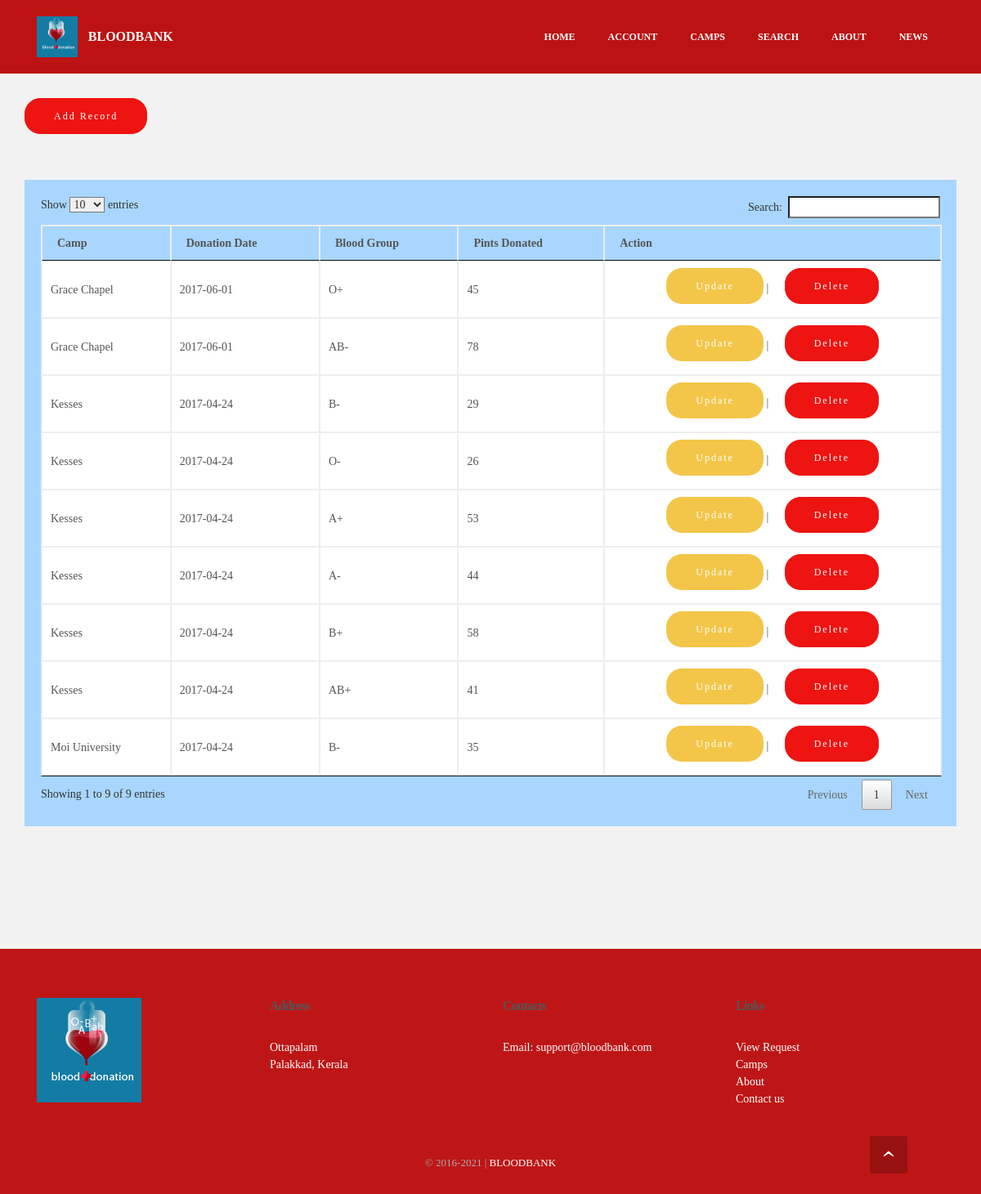
The app's page /admin/record.php (signed in), older data.
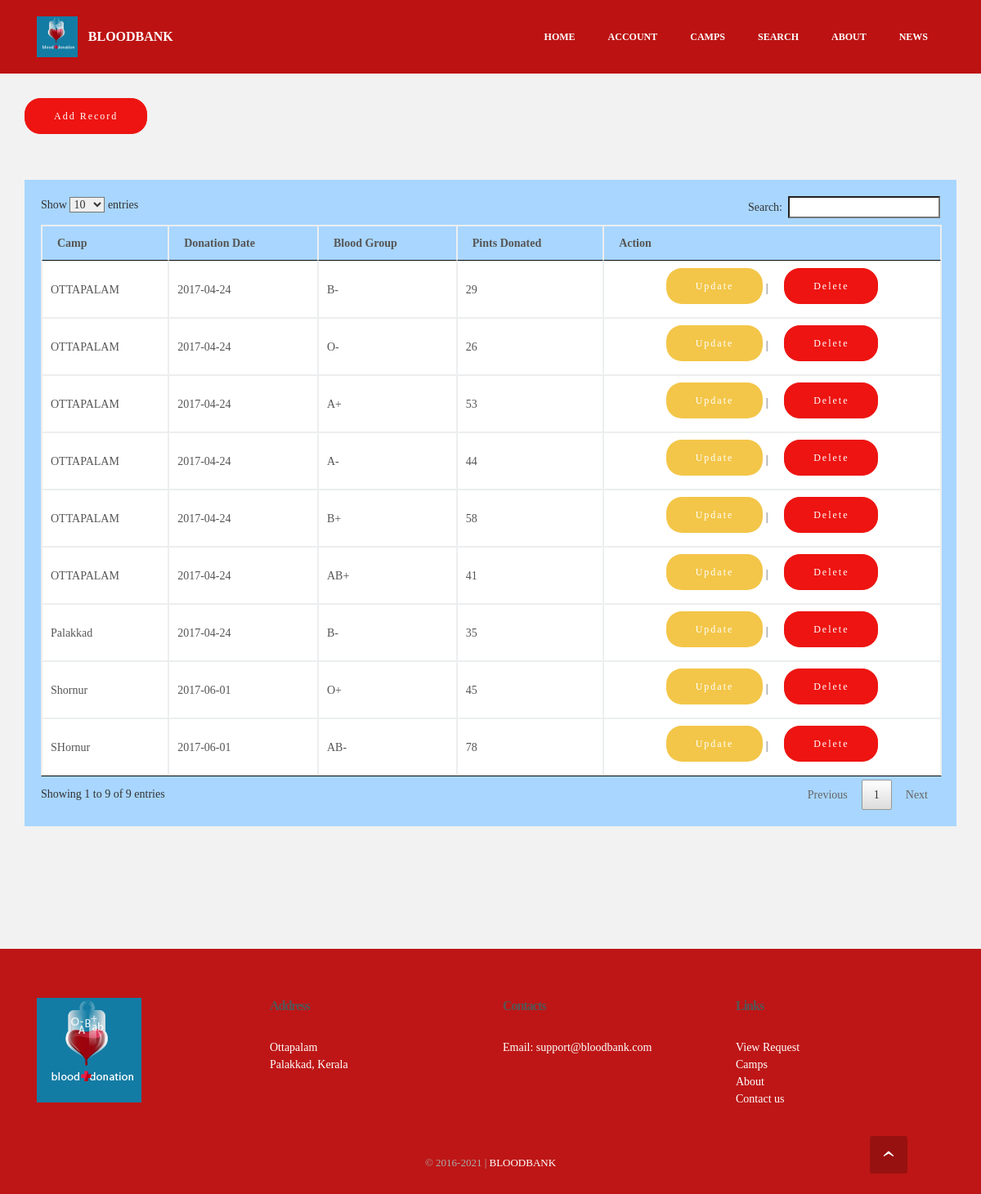
The same page, newer data.
### tables this page shows
CREATE TABLE `donation` (
  `id` int(10) NOT NULL,
  `bloodgroup` varchar(10) NOT NULL,
  `pints` int(20) NOT NULL,
  `camp` varchar(50) NOT NULL,
  `ddate` date NOT NULL,
  `timestamp` timestamp NOT NULL DEFAULT current_timestamp()
);

### admin/record.php (the view, shortened to what this page needs)
<?php
    require_once 'db.php';
?>
<!DOCTYPE html>
<html>
<head>
  <link rel="stylesheet" href="../assets/css/material.css">
  <link rel="stylesheet" href="../assets/css/tether.min.css">
  <link rel="stylesheet" href="../assets/css/bootstrap.min.css">
  <link rel="stylesheet" href="../assets/css/socicon.min.css">
  <link rel="stylesheet" href="../assets/css/animate.min.css">
  <link rel="stylesheet" href="../assets/dropdown/css/style.css">
  <link rel="stylesheet" href="../assets/css/style.css">
  <link rel="stylesheet" href="../assets/css/add.css" type="text/css">
		<link rel = "stylesheet" type = "text/css" href = "../inc/css/jquery.dataTables.css" />
</head>
<body>
<section id="ext_menu-s">
    <nav class="navbar navbar-dropdown navbar-fixed-top">
        <div class="container">
            <div class="mbr-table">
                <div class="mbr-table-cell">
                    <div class="navbar-brand">
                        <a href="index" class="navbar-logo"><img src="../assets/images/logo.png" alt="Bloodbank Logo"></a>
                        <a class="navbar-caption" href="../index.html">BLOODBANK</a>
                    </div>
                </div>
                <div class="mbr-table-cell">
                    <ul class="nav-dropdown collapse pull-xs-right nav navbar-nav navbar-toggleable-sm" id="exCollapsingNavbar">
					             <li class="nav-item"><a class="nav-link link" href="../index.html">HOME</a></li>
                       <li class="nav-item"><a class="nav-link link" href="account.php">ACCOUNT</a></li>
					             <li class="nav-item"><a class="nav-link link" href="../camps">CAMPS</a></li>
                       <li class="nav-item"><a class="nav-link link" href="../search">SEARCH</a></li>
                       <li class="nav-item"><a class="nav-link link" href="../about">ABOUT</a></li>
                       <li class="nav-item"><a class="nav-link link" href="../news">NEWS</a></li>
                       </ul>
                </div>
            </div>
        </div>
    </nav>
</section>
<section class="mbr-section mbr-after-navbar" id="msg-box3-v" style="background-color: rgb(242, 242, 242); padding-top: 120px; padding-bottom: 120px;">
<div class = "container-fluid">
		<div class = "col-md-12 well">
			<div class="mbr-section-btn"><a class="btn btn-primary" href="addblood.php">Add Record</a></div>
			<br/>
			<br/>
			<div class = "alert bg-table">
				<table id = "table" class = "table-bordered">
					<thead>
						<tr>
							<th>Camp</th>
							<th>Donation Date</th>
							<th>Blood Group</th>
							<th>Pints Donated</th>
                            <th>Action</th>
						</tr>
					</thead>
					<tbody>
						<?php
							$query = $MySQLi_CON->query("SELECT * FROM `donation`");
							while($f_query = $query->fetch_array()){
						?>
						<tr>
							<td><?php echo $f_query['camp']?></td>
							<td><?php echo $f_query['ddate']?></td>
							<td><?php echo $f_query['bloodgroup']?></td>
							<td><?php echo $f_query['pints']?></td>
							<td><center><a href = "record_edit.php?id=<?php echo $f_query['id']?>" class = "btn bg-warning"> Update</a> | <a  href = "delete_record.php?id=<?php echo $f_query['id']?>" class = "btn btn-primary"> Delete</a></center></td>
						</tr>
						<?php
							}
						?>
					</tbody>
				</table>
			</div>
		</div>
	</div>
</section>
<section class="mbr-section mbr-section-md-padding mbr-footer footer1" id="contacts1-1" style="background-color: rgb(190, 22, 22); padding-top: 60px; padding-bottom: 30px;">
    <div class="container">
        <div class="row">
            <div class="mbr-footer-content col-xs-12 col-md-3">
                <div><img src="../assets/images/logo.png"></div>
            </div>
            <div class="mbr-footer-content col-xs-12 col-md-3">
                <p><strong>Address</strong><br>Ottapalam<br>Palakkad, Kerala</p>
            </div>
            <div class="mbr-footer-content col-xs-12 col-md-3">
                <p><strong>Contacts</strong><br>
Email: support@bloodbank.com<br>
            </div>
            <div class="mbr-footer-content col-xs-12 col-md-3">
                <p></p><p><strong>Links</strong><br>
<a href="../user/viewrequests" class="text-white">View Request</a><br><a href="../camps" class="text-white">Camps</a><br><a href="../about" class="text-white">About</a><br><a href="../contact" class="text-white">Contact us</a></p><p></p>
            </div>
        </div>
    </div>
</section>
<footer class="mbr-small-footer mbr-section mbr-section-nopadding" id="footer1-5" style="background-color: rgb(190, 22, 22); padding-top: 1.75rem; padding-bottom: 1.75rem;">
    <div class="container">
        <p class="text-xs-center">&copy; <?php
$copyYear = 2016;
$curYear = date('Y');
echo $copyYear . (($copyYear != $curYear) ? '-' . $curYear : '');
?> | <a class="text-white" href="bloodbank.appslab.co.ke">BLOODBANK</a></p>
    </div>
</footer>
   <div id="scrollToTop" class="scrollToTop mbr-arrow-up"><a style="text-align: center;"><i class="mbr-arrow-up-icon"></i></a></div>
  </body>
</html>

Row changes from the older to the newer data that the page shows:
changed donation (number 1 of 9 on the later page): camp "Kesses" → "OTTAPALAM"
changed donation (number 2 of 9 on the later page): camp "Kesses" → "OTTAPALAM"
changed donation (number 3 of 9 on the later page): camp "Kesses" → "OTTAPALAM"
changed donation (number 4 of 9 on the later page): camp "Kesses" → "OTTAPALAM"
changed donation (number 5 of 9 on the later page): camp "Kesses" → "OTTAPALAM"
changed donation "AB+": camp "Kesses" → "OTTAPALAM"
changed donation: camp "Moi University" → "Palakkad"
changed donation: camp "Grace Chapel" → "Shornur"
changed donation "AB-": camp "Grace Chapel" → "SHornur"
